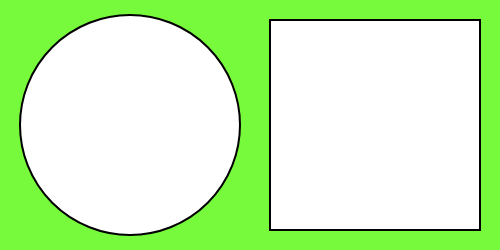
Frame 1 (no input)
Frame 60 (no input): identical to frame 1, image omitted
Frame 120 (the mouse pressed at the canvas centre since frame 60): identical to frame 1, image omitted

The p5.js sketch that drew this single still picture (run headless with seeded random() and noise() and a simulated clock; from frame 60 on, the mouse is pressed at the canvas centre):

// p5.js sketch
// ── sketch.js
function setup() {
  createCanvas(500,250);
  colorMode(RGB);
  
}

function draw() {
  background(120,250,60);

  strokeWeight(2);
  square(270,20,210);
  circle(130,125,220);

}
 
